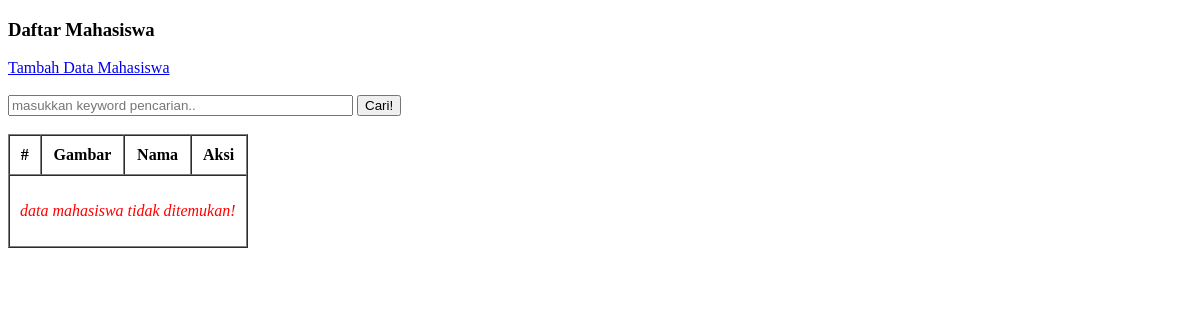
The app's page /pertemuan11/index.php, older data.
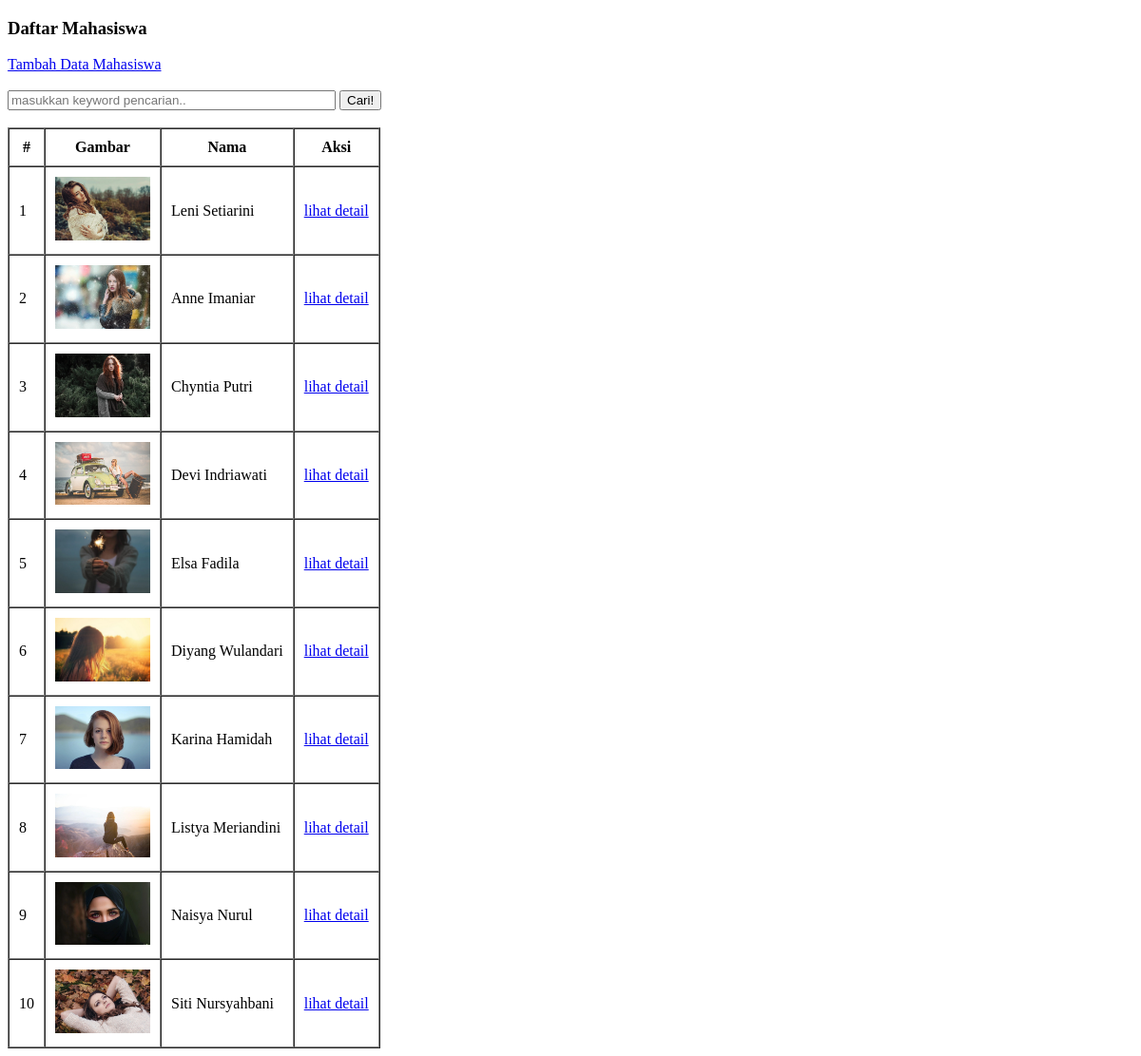
The same page, newer data.
### tables this page shows
CREATE TABLE `mahasiswa` (
  `id` int(50) NOT NULL,
  `nama` varchar(255) NOT NULL,
  `nrp` char(255) NOT NULL,
  `email` varchar(255) NOT NULL,
  `jurusan` varchar(255) NOT NULL,
  `gambar` varchar(255) NOT NULL
);

### pertemuan11/functions.php (called while the page is built, shortened)
<?php
function koneksi()
{
  return mysqli_connect('localhost', 'root', '', 'pw_203040047');
}
function query($query)
{
  $conn = koneksi();
  $result = mysqli_query($conn, $query);
  $rows = [];
  while ($row = mysqli_fetch_assoc($result)) {
    $rows[] = $row;
  }
  return $rows;
}

### pertemuan11/index.php (the view, shortened to what this page needs)
<?php
require 'functions.php';
$mahasiswa = query("SELECT * FROM mahasiswa");
?>
<!DOCTYPE html>
<html lang="en">
<head>
</head>
<body>
  <h3>Daftar Mahasiswa</h3>
  <a href="tambah.php">Tambah Data Mahasiswa</a>
  <br><br>
  <form action="" method="POST">
    <input type="text" name="keyword" size="40" placeholder="masukkan keyword pencarian.." autocomplete="off" autofocus>
    <button type="submit" name="cari">Cari!</button>
  </form>
  <br>
  <table border="1" cellpadding="10" cellspacing="0">
    <tr>
      <th>#</th>
      <th>Gambar</th>
      <th>Nama</th>
      <th>Aksi</th>
    </tr>
    <?php if (empty($mahasiswa)) : ?>
      <tr>
        <td colspan="4">
          <p style="color: red; font-style: italic;">data mahasiswa tidak ditemukan!</p>
        </td>
      </tr>
    <?php endif; ?>
    <?php $i = 1;
    foreach ($mahasiswa as $m) : ?>
      <tr>
        <td><?= $i++; ?></td>
        <td><img src="img/<?= $m['gambar']; ?>" width="100"></td>
        <td><?= $m['nama']; ?></td>
        <td>
          <a href="detail.php?id=<?= $m['id']; ?>">lihat detail</a>
        </td>
      </tr>
    <?php endforeach; ?>
  </table>
</body>
</html>

Row changes from the older to the newer data that the page shows:
added mahasiswa: gambar (picture), nama "Leni Setiarini"
added mahasiswa: gambar (picture), nama "Anne Imaniar"
added mahasiswa: gambar (picture), nama "Chyntia Putri"
added mahasiswa: shows a picture, nama "Devi Indriawati"
added mahasiswa: gambar (picture), nama "Elsa Fadila"
added mahasiswa: gambar (picture), nama "Diyang Wulandari"
added mahasiswa: gambar (picture), nama "Karina Hamidah"
added mahasiswa: gambar (picture), nama "Listya Meriandini"
added mahasiswa: gambar (picture), nama "Naisya Nurul"
added mahasiswa: gambar (picture), nama "Siti Nursyahbani"
Text that changed along with them:
text no longer shown: "data mahasiswa tidak ditemukan!"
